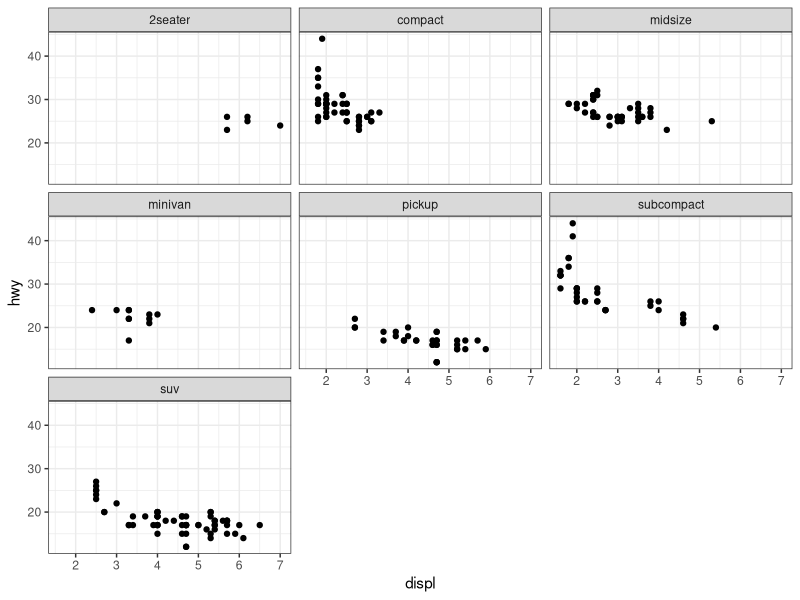
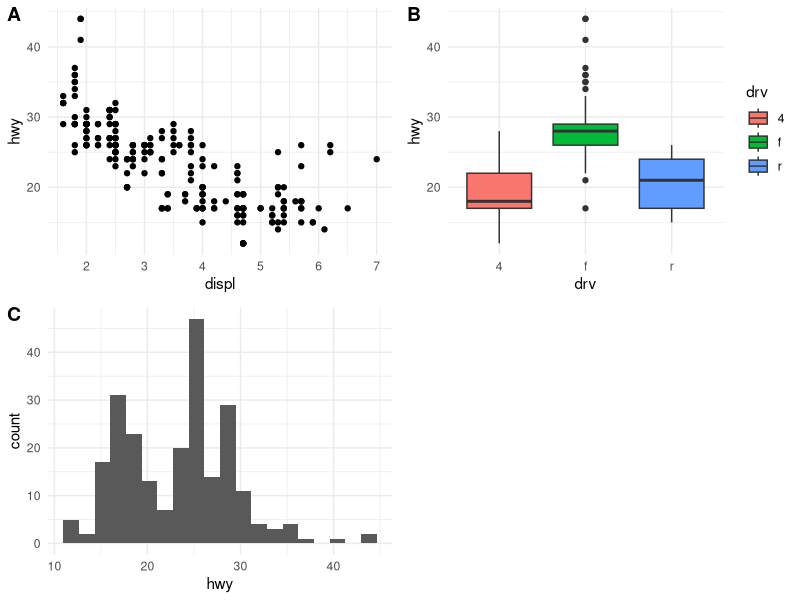
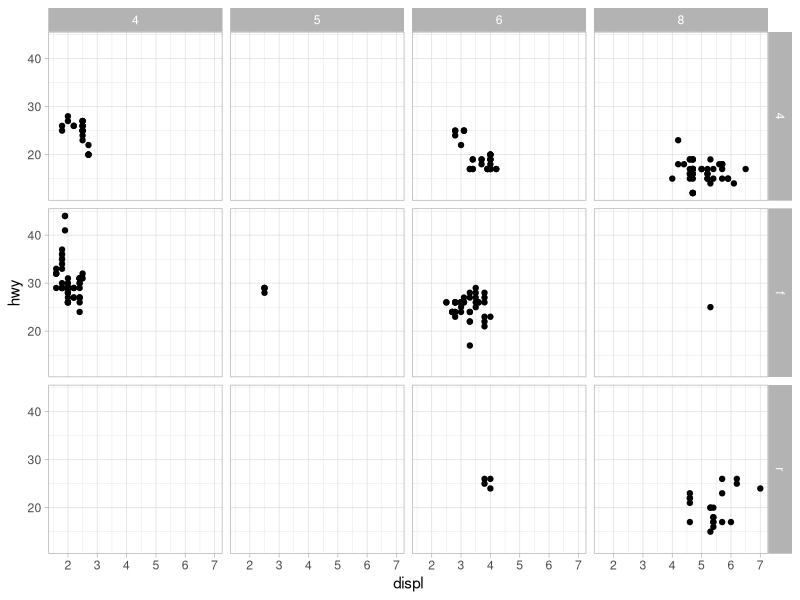

Generate these figures, in order, with R:
## ---- chunk 1
library(tidyverse)
library(ggpubr)
## ---- chunk 2
# Using the built-in mpg dataset
ggplot(mpg, aes(x = displ, y = hwy)) +
  geom_point() +
  facet_wrap(~class, ncol = 3) +
  theme_bw()
## ---- chunk 3
p1 <- ggplot(mpg, aes(x = displ, y = hwy)) + geom_point() + theme_minimal()
p2 <- ggplot(mpg, aes(x = drv, y = hwy, fill = drv)) + geom_boxplot() + theme_minimal()
p3 <- ggplot(mpg, aes(x = hwy)) + geom_histogram(bins = 20) + theme_minimal()

# Arrange in a grid
ggarrange(p1, p2, p3, ncol = 2, nrow = 2, labels = c("A", "B", "C"))
## ---- chunk 4
ggplot(mpg, aes(x = displ, y = hwy)) +
  geom_point() +
  facet_grid(drv ~ cyl) +
  theme_light()
